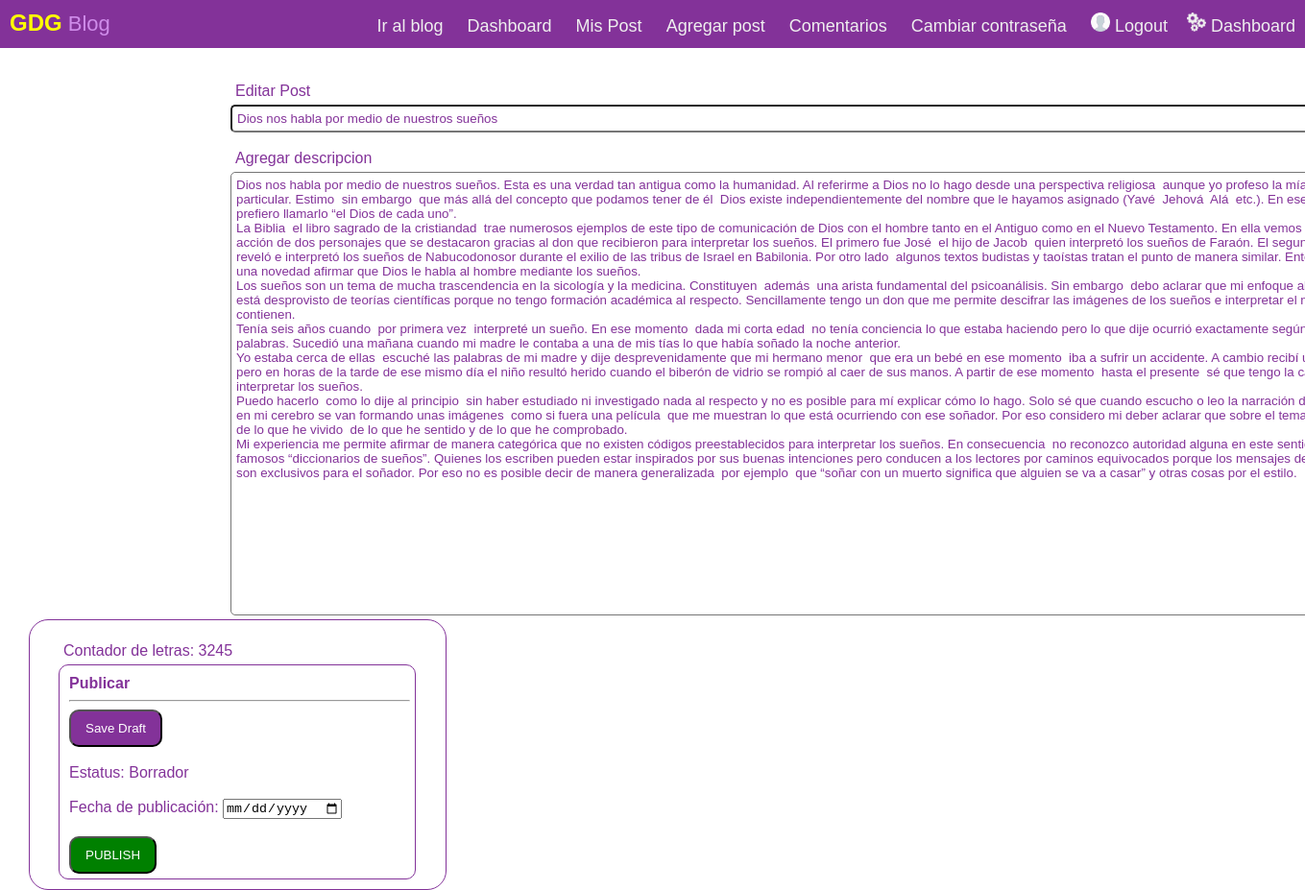
Page /admin/edit-post.php?pid=35 (signed in) on the committed database.
### tables this page shows
CREATE TABLE `posts` (
  `Post_ID` int(11) NOT NULL,
  `title` varchar(100) NOT NULL,
  `description` text NOT NULL,
  `featured` varchar(200) NOT NULL,
  `category` varchar(30) NOT NULL,
  `author` varchar(50) NOT NULL,
  `date` datetime NOT NULL,
  `status` varchar(10) NOT NULL,
  `visitors` int(5) NOT NULL,
  `scheduledate` date NOT NULL
);

### admin/edit-post.php (the view, shortened to what this page needs)
<?php
if(isset($_SESSION['ID']))
{
if (isset($_GET['pid'])) {
	$pid=$_GET['pid'];
}
}
else
{
	header("Location:login.php");
}
?>
<?php
if (isset($_GET['pid'])) {
	$pid=$_GET['pid'];
}
if($result = mysqli_query($db,"select *from posts where Post_ID like '$pid';")
)
	{$row = mysqli_fetch_assoc($result);
	}
	else
	{
		header("Location:../notfound.php");
	}
?>
<!DOCTYPE html>
<html>
<head>
	<link rel="stylesheet" type="text/css" href="../style.css">
</head>
<body>
	 <div class="nav">
  <div class="nav-header">
    <div class="nav-title">
      <font color="yellow" size="5"><b>GDG</b></font> <font color="#cf8cea">Blog</font>
    </div>
  </div>
  <div class="nav-links" >
  <a class="active" href="../index.php">Ir al blog</a>
  <a href="index.php">Dashboard</a>
  <a href="all-posts.php">Mis Post</a>
  <a href="add-post.php">Agregar post</a>
  <a href="all-comments.php">Comentarios</a>
  <a href="changepass.php">Cambiar contraseña</a>
    <?php  if(!isset($_SESSION['ID']))
      {
        echo "<a href='login.php'>&nbsp;<img src='../images/user.png' width='20px'>&nbsp;Login/Register</a>";
      }
        else {
        echo "<a href='logout.php'><img src='../images/user.png' width='20px'>&nbsp;Logout</a><a href='index.php'><img src='../images/settings-gears.png' width='20px'>&nbsp;Dashboard</a>";
      }
        ?>
  </div>
	<div class="container">
		<form action="<?php echo htmlspecialchars($_SERVER["PHP_SELF"]);?>" method="POST">
		<div class="left"><br>
			<label class="forg">Editar Post</label><br>
			<input class="forg" type="text" name="title" placeholder="Enter Title Here" value="<?php echo $row['title']?>" />
			<br><br>
			<label class="forg">Agregar descripcion</label><br>
			<textarea id="cont" name="cont" class="forg" rows="30" cols="100" ><?php echo $row['description']?></textarea>
		</div>
		<div class="right"><br>
			<label class="forg">Contador de letras: <span id="wordCount">0</span></label>
			<div class="publishbox">
				<label><b>Publicar</b></label>
				<hr>
				<input type="submit" name="draft" class="draft" value="Save Draft">
				<br><br>
				<label class="we">Estatus: Borrador</label><br><br>
				<label class="we">Fecha de publicación:</label>
                <input type="date" name="scheduledate"/>
				<br>
				<br>
				<input type="submit" class="pub" value="PUBLISH" name="publish"></input>
			</div>
		</div>
		</form>
	</div>
</body>
</html>

### style.css (style rules this page uses)
label { font-family: 'Quicksand', sans-serif; color: #833299; }
.nav-links a { padding-bottom: 35px; }
.container { margin-top: 20px; width:97%; margin-left: 20px; margin-right: 20px; height: 98%; }
.left { width:98%; border-radius: 20px; margin-left: 200px; height: 80%; float: left; }
@media (max-width: 1600px) { .left { width:97%; border-radius: 20px; height: 80%; float: left; } }
.right { width:33%; padding: 5px 10px 10px 10px; margin-left: 10px; border-radius: 20px; border: 1px solid #833299; height: 80%; float: left; }
* { box-sizing: border-box; }
body { margin: 0px; font-family: 'Quicksand', sans-serif; }
.nav { height: 50px; width: 100%; background-color: #833299; position: relative; }
.nav > .nav-header { display: inline; }
.nav > .nav-header > .nav-title { display: inline-block; font-size: 22px; color: #fff; padding: 10px 10px 10px 10px; }
.nav > .nav-links { display: inline; float: right; font-size: 18px; }
.nav > .nav-links > a { display: inline-block; padding: 13px 10px 13px 10px; text-decoration: none; color: #efefef; }

### admin/edit-post.php (style rules this page uses)
.forg { color: #833299; font-family: Arial; size: 4; margin-left: 20px; width: 94%; margin-left: 20px; margin-top: 5px; padding: 5px 5px 5px 5px; }
input[type=text],textarea { border-radius: 5px; }
.publishbox { color: #833299; font-family: Arial; size: 4; margin-left: 20px; width: 90%; border-radius: 10px; border: 1px solid #833299; margin-top: 5px; padding: 10px 5px 5px 10px; }
.draft { background-color: #833299; color: white; padding: 10px 15px 10px 15px; border-radius: 10px; }
.pub { background-color: green; color: white; padding: 10px 15px 10px 15px; border-radius: 10px; }
.we { margin-top: : 20px; }

### rows in the picture
posts: title "Dios nos habla por medio de nuestros sueños", cont "Dios nos habla por medio de nuestros sueños. Esta es una verdad tan antigua como la humanidad. Al referirme a Dios no lo hago desde una perspectiva religiosa aunque yo profeso la mía en particular. Estimo sin embargo que más allá del concepto que podamos tener de él Dios existe independientemente del nombre que le hayamos asignado (Yavé Jehová Alá etc.). En ese contexto prefiero llamarlo “el Dios de cada uno”. La Biblia el libro sagrado de la cristiandad trae numerosos ejemplos de este tipo de comunicación de Dios con el hombre tanto en el Antiguo como en el Nuevo Testamento. En ella vemos también la acción de dos personajes que se destacaron gracias al don que recibieron para interpretar…"
